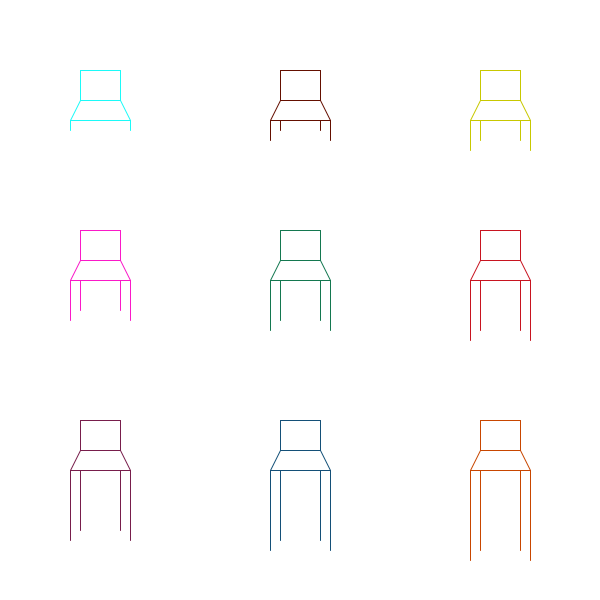
Frame 1 (no input)
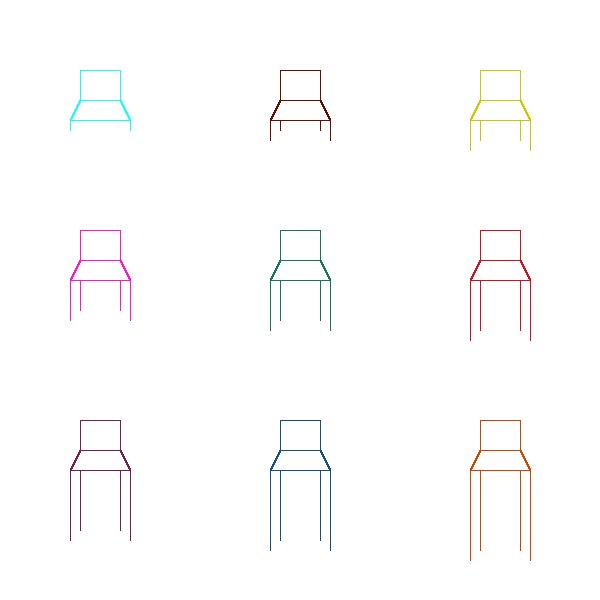
Frame 60 (the mouse pressed at the canvas centre just before this capture)
Frame 120 (the mouse held since frame 60 and released just before this capture): identical to frame 60, image omitted

The Processing sketch that drew these frames (run headless with seeded random() and noise(); from frame 60 on, the mouse is pressed at the canvas centre):

// Processing sketch: processing_15198
// ── processing_15198.pde

int xpos;
int ypos;


void setup()
{
  size(600,600);
  background(255);
}

void draw()
{
  xpos = width/2;
  ypos = height/2;
  drawChair(xpos-200, ypos-200, 28, 250, 248, 20);
  drawChair(xpos, ypos-200, 100, 15, 0, 30);
  drawChair(xpos+200, ypos-200, 200, 200, 0, 40);
  
  drawChair(xpos-200, ypos-40, 250, 25, 200, 50);
  drawChair(xpos, ypos-40, 20, 120, 80, 60);
  drawChair(xpos+200, ypos-40, 200, 20, 32, 70);
  
  drawChair(xpos-200, ypos+150, 120, 30, 76, 80);
  drawChair(xpos, ypos+150, 20, 80, 120, 90);
  drawChair(xpos+200, ypos+150, 200, 70, 0, 100);

}

void mousePressed()
{
  drawChair(mouseX, mouseY, 0, 0, 0, 40);
}

void drawChair(int xpos, int ypos, int r, int g, int b, int yoff)
{
  stroke(r, g, b);
  // chair top
  line(xpos-20, ypos-30, xpos+20, ypos-30);
  line(xpos-20, ypos-30, xpos-20, ypos);
  line(xpos+20, ypos-30, xpos+20, ypos);
  // chair seat
  line(xpos-20, ypos, xpos+20, ypos);
  line(xpos-20, ypos, xpos-30, ypos+20);
  line(xpos+30, ypos+20, xpos-30, ypos+20);
  line(xpos+20, ypos, xpos+30, ypos+20);
  // chair leg
  line(xpos-30, ypos+20, xpos-30, ypos+yoff+10);
  line(xpos+30, ypos+20, xpos+30, ypos+yoff+10);
  line(xpos-20, ypos+20, xpos-20, ypos+yoff);
  line(xpos+20, ypos+20, xpos+20, ypos+yoff);
}
